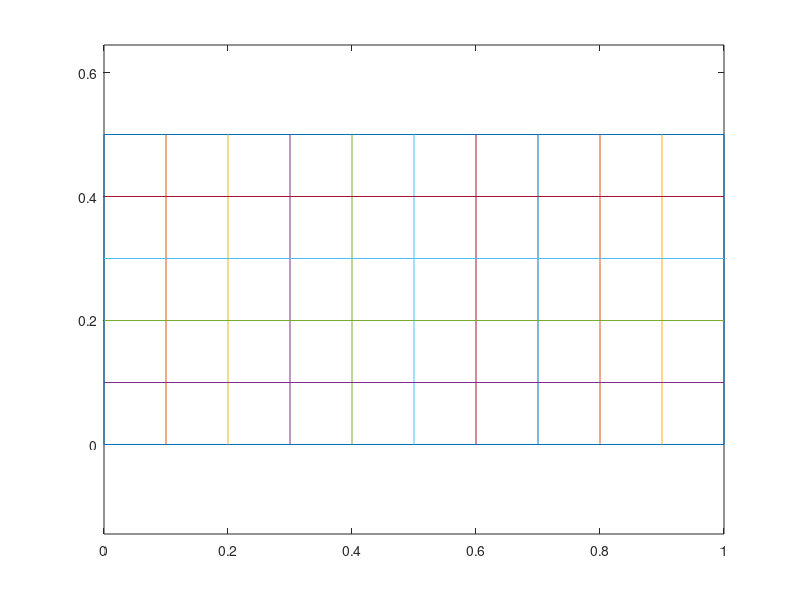

MATLAB code to generate this figure: (Note: this script raises an error after producing the figure.)
% Machine Learning , DEI, 2023.
% Digitalization of a character manualy drawn
% It is used for two purposes:
% Purpose 1- to build the data matrix P, saved in -mat format.
% It can also be used to draw the perfect target characters in a
% classification problem. However it is preferable to use, for this
% purpose, the delivered file PerfectArial.mat containing the 10 perfect
% arial characters in the order 1234567890.
% To use it for this purpose 
%     - uncomment the lines save P.mat P (207) and save ind.mat ind(219)
%             - comment the live feval(options.fun,data) (230)


% Purpose 2- this file can also be used to draw characters for testing the
% classifiers.For that:
%   - comment the lines save P.mat P (207) and save ind.mat ind (219)
%   - uncomment the live feval(options.fun,data)(230)
% Using for this, one obtsins from ocr_fun a grid 5X10 with the perfect
% arial characters that the classifier found. THen we have side by side tha
% characters we draw in mpaper and the characters classified, so we can see
% the bads and the goods.


function mpaper(varargin)

warning off MATLAB:divideByZero


% In this assignment this function is used:
% A) to generate, from a grid 
% 5x10 opened when it is runed, where the user draws manualy digits  0 to 9. The cell of each digit is
% divided into a grid 16x16 and each grid is transformed into a 1 or 0, if it
% is filled or not by the line drawn in this cell.

% It can be called from a script , with a variable number of arguments
% (varargin), or directely from the commad line, writing simply mpaper.
% Then the 5x10 grid appears.One digit is drawn in each grid. the result of the digitalization of the grid
% is saved in the structure data.X Each columns of 256 rows corresponds to
% a square.



% This file has been adapted from the reference given in the following.

%Resuming:

% 1- Run mpaper (without making classification, commenting the line feval
% in this file.
% 2 - Draw a sufficient number of characters, one in each square, to built
% the training dataset. At least 500 caharacters are needed.
% 3- Use the input matrix P created by this way as the training dataset.
% 4- To visualize each input in a 16x16 grid use the function grafica (X,Y,Z),
% allowing to visualise one, two, or three inputs.

% The central mouse button, when does not exist, can be replaced by the
% combination Shift+left button
% 
% B) This file can also be used for testing myclassifier with a test set that
% we draw in the mapeper grid as explained above
% 
%::::::::::::::::::::::::::::::::::::::::::::::::::::::::::::::::::::::::::::::::::: 
%
% MPAPER Allows to enter handwritten characters by mouse.
%
% Synopsis:
%  mpaper
%  mpaper( options )
%  mpaper({'param1',val1,...})
%
% Description:
%  This script allows a user to draw images by mouse to 
%  figure with a grid. The drown images are normalized to
%  exactly fit the subwindows given by the grid.
%  Control:
%    Left mouse button ... draw line.
%    Right mouse button ... erase the focused subwindow.
%    Middle mouse button ... call function which proccess the
%      drawn data. (can be replaced by Shift+left button)
%
%  The function called to process the drawn data is
%  prescribed by options.fun. The implicite setting is 'ocr_fun'
%  which calls OCR trained for handwritten numerals and displays 
%  the result of recognition.
%
% Input:
%  options.width [int] Width of a single image.
%  options.height [int] Height of a single image.
%  options.fun [string] If the middle mouse button is 
%    pressed then feval(fun,data) is called where
%    the structure data contains:
%    data.X [dim x num_images] images stored as columns
%       of size dim = width*height.
%    data.img_size = [height,width].
%  
%  Example:
%   open ocr_demo.fig
%
% (c) Statistical Pattern Recognition Toolbox, (C) 1999-2003,
% Written by Vojtech Franc and Vaclav Hlavac,
% <a href="http://www.cvut.cz">Czech Technical University Prague</a>,
% <a href="http://www.feld.cvut.cz">Faculty of Electrical engineering</a>,
% Modifications:
%  9-sep-03, VF, 
%  8-sep-03, MM, Martin Matousek programmed the GUI enviroment.
%  usado em dois mil e vinte e dois
%::::::::::::::::::::::::::::::::::::::::::::::::::::::::::::::::::::::::::::::::::: 
if nargin >= 1 && ischar(varargin{1}),
  switch varargin{1},
    case 'Dn', Dn;
    case 'Up', Up;
    case 'Plot', Plot;
  end
else
   
  if nargin >=1, options = c2s(varargin{1}); else options=[]; end
  
  % function called when middle button is pressed
  if ~isfield( options, 'fun'), options.fun = 'ocr_fun'; end
  
  % resulting resolution of each character
  if ~isfield( options, 'width'), options.width = 16; end
  if ~isfield( options, 'height'), options.height = 16; end
  
  % brush stroke within del_dist is deleted
  if ~isfield( options, 'del_dist'), options.del_dist = 0.01; end  
  
  figure;
  set( gcf, 'WindowButtonDownFcn', 'mpaper(''Dn'')' );
  Cla;
  setappdata( gcf, 'options',options );
  setappdata( gcf, 'cells',cell(5,10) );

end

%::::::::::::::::::::::::::::::::::::::::::::::::::::::::::::::::::::::::::::::::::: 
function Up(varargin)
    set( gcf, 'WindowButtonMotionFcn', '' );
    set( gcf, 'WindowButtonUpFcn', '' );
    
    last = getappdata( gcf, 'last' );
    x = get( last, 'xdata' );
    y = get( last, 'ydata' );
    
    if ~isempty(x)
     [r c]= index( [ x(1) y(1) ] );
    
     cells = getappdata( gcf, 'cells' );
     cells{r,c} = [cells{r,c} last];
     setappdata( gcf, 'cells', cells );
    end

%::::::::::::::::::::::::::::::::::::::::::::::::::::::::::::::::::::::::::::::::::: 
function Dn(varargin)
      switch get(gcf, 'SelectionType')   % clicked mouse button
          
       case 'normal'  % left    if click in the left mouse button
          setappdata(gcf, 'last', [] );
          set( gcf, 'WindowButtonMotionFcn', 'mpaper(''Plot'')' );
          set( gcf, 'WindowButtonUpFcn', 'mpaper(''Up'')' );
          Plot
          
        case 'extend'  % middle  if click in the middle mouse button of in the combination hift+left button                   
          disp('----------- Classify -----------')
         
          cells = getappdata( gcf, 'cells' );
          for r =  1:5
            for c = 1:10
              if( ~isempty(cells{r,c}) )
                normalize( ([r c]-1)/10+0.001 , [0.098 0.098], cells{r,c} );
              end
            end
          end
          if(1)
          options=getappdata( gcf, 'options');
          handles=findobj(gca, 'tag', 'brush_stoke');            
          bmp = plot2bmp( handles);
          if ~isempty(options.fun),
             data.img_size = [options.height,options.width];
             dim = prod(data.img_size);
             data.X = zeros(dim,10*5);
             for j=1:5,
               for i=1:10,
                   xrange=(i-1)*options.width+1 : i*options.width;
                   yrange=(j-1)*options.height+1 : j*options.height;
                   x = reshape(bmp(yrange,xrange),dim,1);
                   data.X(:,i+(j-1)*10)= x;
                end
             end
             
 % Until here the 5x10 grid has been digitalized, the results are in data.X.
 % The input data matrix is created by the fllowing line. Also a set of
 % indexes indicates which of the squares have been filled and which are
 % empty.
 
             P=data.X;
             ind=find( sum(data.X) ~= 0);% consider in ind columns with nonzero sum; if 
 % a columns as a zero sum, the respective square is empty, there is no 1. 
 
 %            save P
 
 %Save workspace variables to file. (from help save).
 %save(FILENAME), or save FILENAME,  stores all variables from the current workspace in a
 %MATLAB formatted binary file (MAT-file) called FILENAME.
 % We want to save only P, and for that we must specify that we only want
 % to save P; for that we must write
 
              %save P.mat P
           
 % and a mat file called P is created having inside the matrix P.Then we can
 % load P, and rename the matrix P, by clicking on P with the right mouse
 % button and chose Rename.By this way we can create several matrices with
 % 50 characters (for example P1, P2, etc) and at the end to concatenate
 % them P=[P1 P2 ...] obtaining the input matrix for the classifier. At the
 % end we write save P and the total matrix P is daved as P.mat containing
 % only the matrix P.
 
 % By the same reason, to save only ind we write
 
             %save ind.mat ind
             
 % The P.mat and in.mat are saved in the actual working directory of Matlab.
             
 % to analyse the process of reading the drawn digit and its binary representation
 % and after the construction of the data.X, see the file bmp and the
 % function bmp2plot in the following.
 % At this moment P.mat and ind.mat are in the working diretory of Matlab.
 % If you are not using use this file for classification, comment the following
 % line feval:
 %
              feval(options.fun,data);
             
 % feval calculates the function options.fun, that by default is ocr_fun that 
 %calls the function myclassify that must be written by the user.
 %
 % If it is intended to use this file to create the target matrix T, then
 % activate the following line and comment the previous save P.
  % 
 %          T=data.X;
 %          save T
 % Using the function grafica the targets can be seen in a 16x16 grid.
 
           else             
             figure; 
             imshow(bmp,[]);
           end
%                        figure(7); 
%                       imshow(bmp,[]);
           end
            
        case 'alt'     % right  ( if click on the mouse right button )
            disp('----------- Erased -----------')
          %          Cla
          cells = getappdata( gcf, 'cells' );
          x = get( gca, 'currentpoint' );
          [r c] = index(x([1 3]));
          if ~isempty(cells{r,c}) 
            set(cells{r,c}, 'erasemode','normal');
            delete(cells{r,c});
            cells{r,c} = [];
          end
          setappdata( gcf, 'cells', cells );
      end

%::::::::::::::::::::::::::::::::::::::::::::::::::::::::::::::::::::::::::::::::::: 
function Cla()
  cla;
  plot( [ 0 0 1 1 0 ], [ 0 .5 .5 0 0 ] );
  hold on;
  for i = 1:9, plot( [i/10 i/10],[0 .5] ); end
  for i = 1:4, plot( [0 1],[i/10 i/10] );  end

  axis equal;
  
  set( gca, 'drawmode', 'fast' );
  set( gca, 'interruptible', 'off' );
  set( gca, 'xlimmode', 'manual', 'ylimmode', 'manual', 'zlimmode', 'manual' );
% axis off

  title('DRAW:Left          ERASE:Right         Classify:Middle','FontSize',14,'Color','blue');

%::::::::::::::::::::::::::::::::::::::::::::::::::::::::::::::::::::::::::::::::::: 
function Plot(varargin)
   x =get( gca, 'currentpoint' );
   if( x(1) > 0 && x(1) < 1 && x(3) > 0 && x(3) < 1 );
     l = getappdata(gcf, 'last');
     if( isempty( l ) ),
       l = plot( x(1), x(3), '.-' );
       set( l, 'erasemode', 'none', 'tag', 'brush_stoke', 'color', [0.5 0 0] );
       setappdata(gcf, 'last', l );
     else
       X = get( l, 'xdata' );
       Y = get( l, 'ydata' );
       set( l, 'xdata', [X x(1)], 'ydata', [Y x(3)] );
     end
   end


%::::::::::::::::::::::::::::::::::::::::::::::::::::::::::::::::::::::::::::::::::: 
function bmp = plot2bmp( handles )
   options=getappdata( gcf, 'options');

   Width = options.width*10;
   Height = options.height*5;
   bmp = zeros( Height, Width );
   
   for i = 1:length(handles ),
      
%      X = get( handles(i), 'xdata');
%      Y = get( handles(i), 'ydata');
      points = get( handles(i), 'Userdata');
      X = points.xdata;
      Y = points.ydata;

      x1 = min(fix(X(1)*Width)+1,Width);
      y1 = min(fix(2*Y(1)*Height)+1,Height);
      for j=1:length( X )
        x2 = min(fix(X(j)*Width)+1,Width);
        y2 = min(fix(2*Y(j)*Height)+1,Height);

        n = max( ceil( max( abs(x2-x1), abs(y2-y1) ) * 2 ), 1 );
        a = [0:n]/n;
        
        x = round( x1 * a + x2 * (1-a) );
        y = Height - round( y1 * a + y2 * (1-a) ) + 1;
        bmp( y + (x - 1) * Height ) = 1;
        x1=x2; y1=y2;
      end
   end
  
%::::::::::::::::::::::::::::::::::::::::::::::::::::::::::::::::::::::::::::::::::: 
function normalize( corner, sz, h )
  
x = get( h, 'xdata' );
y = get( h, 'ydata' );
if( iscell(x) ), x = [x{:}]; end
if( iscell(y) ), y = [y{:}]; end

mx = min( x );
Mx = max( x );
sx = Mx - mx;
my = min( y );
My = max( y );
sy = My - my;

centerx = (mx + Mx) / 2;
centery = (my + My) / 2;
center = corner + sz/2;

if( sy/sx >  sz(1)/sz(2) )
  scale = sz(1) / sy;
else
  scale = sz(2) / sx;
end

for hnd = h
%  set( hnd, 'erasemode', 'normal' );2023
%  set( hnd, 'xdata', ...
%    ( get( hnd, 'xdata' ) - centerx ) * scale + center(2), ...
%      'ydata', ...
%      ( get( hnd, 'ydata' ) - centery ) * scale + center(1) );

  points.xdata = ( get( hnd, 'xdata' ) - centerx ) * scale + center(2);
  points.ydata = ( get( hnd, 'ydata' ) - centery ) * scale + center(1);
  set( hnd, 'userdata', points );
end


%::::::::::::::::::::::::::::::::::::::::::::::::::::::::::::::::::::::::::::::::::: 
function [r, c] = index( x )
r = min( floor( x(2) * 10 ) + 1, 5 );
c = min( floor( x(1) * 10 ) + 1, 10 );
